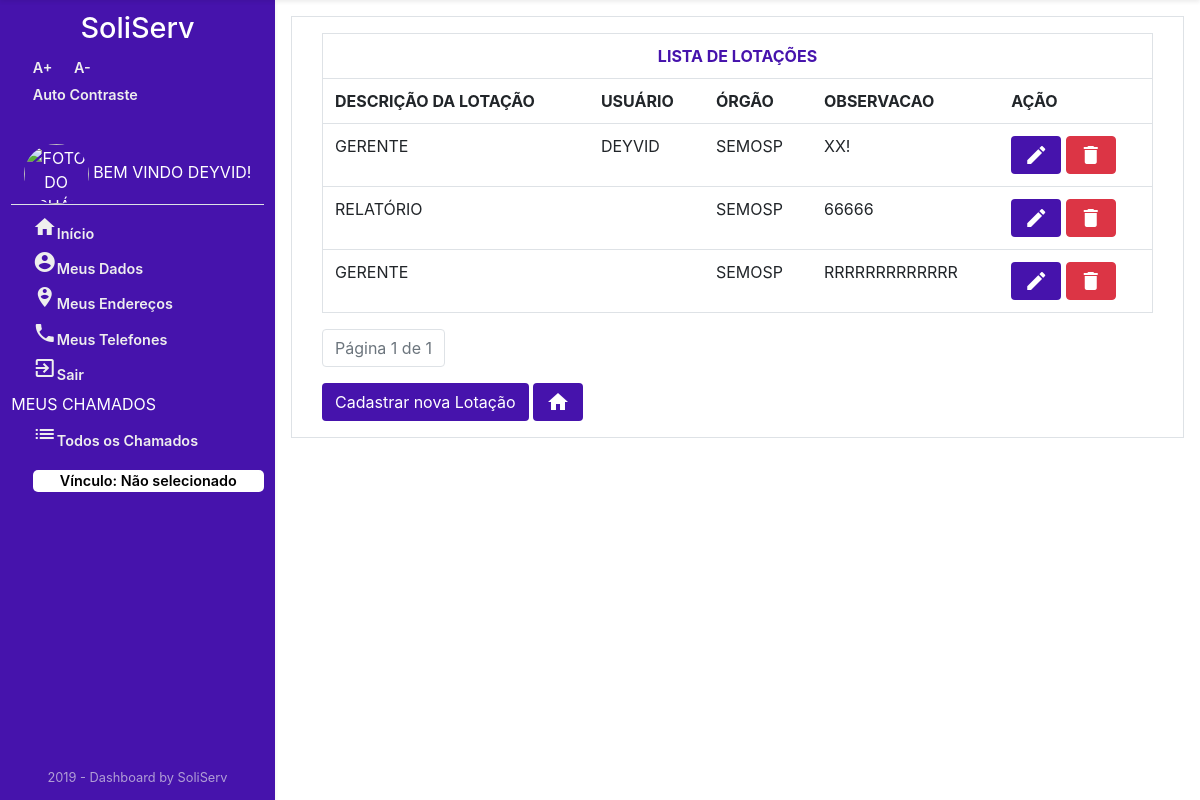
Page /Orgao/listarLotacoes/ (signed in) on the earlier database version.
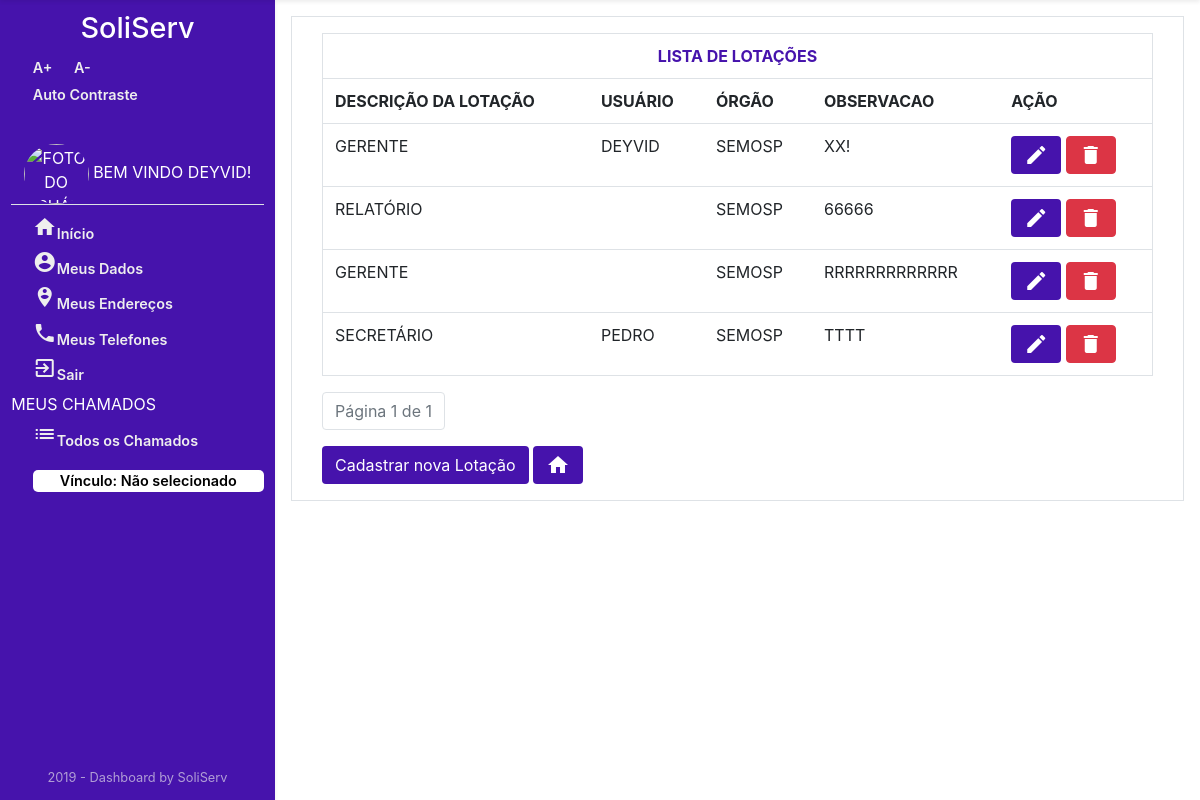
Same page on the later database version.
### Orgao/models.py (models this page shows, shortened)
class Lotacao(models.Model):
    observacao = models.CharField('OBSERVAÇÃO', max_length=45)
    idTipoLotacao = models.ForeignKey(
        TipoLotacao, on_delete=models.CASCADE, verbose_name="TIPO LOTAÇÃO")
    idUsuario = models.ForeignKey(
        User, on_delete=models.CASCADE, verbose_name="USUÁRIO")
    idOrgao = models.ForeignKey(
        Orgao, on_delete=models.CASCADE, verbose_name="ÓRGÃO")
    class Meta:
        verbose_name = "Lotacao"
        verbose_name_plural = "Lotacao"

class TipoLotacao(models.Model):
    descricao = models.CharField('DESCRIÇÃO', max_length=45)
    class Meta:
        verbose_name = "TipoLotacao"
        verbose_name_plural = "TiposLotacao"

class Orgao(models.Model):
    nomeOrgao = models.CharField('NOME ORGÃO', max_length=45)
    descricao = models.CharField('DESCRIÇÃO', max_length=100)
    emailOrgao = models.CharField('EMAIL ORGÃO', max_length=45)
    nomeResponsavelOrgao = models.CharField(
        'RESPONSÁVEL PELO ÓRGÃO', max_length=45)
    enderecoOrgao = models.CharField(
        'ENDERECO ORGÃO', max_length=45, default="")
    telefoneOrgao = models.IntegerField('TELEFONE ORGÃO')
    class Meta:
        verbose_name = "Orgao"
        verbose_name_plural = "Orgao"

### Orgao/views.py (the view)
# urls.py: path('listarLotacoes/', views.LotacaoList, name='lista_lotacao'),
def LotacaoList(request):
    if not request.user.has_perm('Lotacao.add_Lotacao'):
        return render(request, 'Orgao/bloqueioDeAcesso.html')
    else:
        if not request.user.is_authenticated:
            return render(request, 'Usuario/acessoNegado.html')
        else:
            lotacao_list = Lotacao.objects.all()
            paginator = Paginator(lotacao_list, 6)
            page = request.GET.get('page')
            lotacao_list = paginator.get_page(page)
            context = {'lotacao_list': lotacao_list}
            if not request.user.is_authenticated:
                return render(request, 'Usuario/acessoNegado.html')
            else:
                return render(request, 'Orgao/lotacaoList.html', context)

### Orgao/templates/Orgao/lotacaoList.html (shortened to what this page needs)
{% extends "sistemaDeGestaoDeServicosPublicos/index1.html" %}
{% block centro %}
<main id="Orgao" class="container border">
    <div class="container">
        {% block centroOrgao %}
        <form style="overflow-x: auto;">
            {% if lotacao_list %}
            <table class="table border mt-3">
                <tr>
                    <th colspan="6" class="text-center" style="color: #4613ac; text-transform: uppercase">Lista de
                        Lotações
                    </th>
                </tr>
                <tr>
                    <th>DESCRIÇÃO DA LOTAÇÃO</th>
                    <th>USUÁRIO</th>
                    <th>ÓRGÃO</th>
                    <th>OBSERVACAO</th>
                    <th>AÇÃO</th>
                </tr>
                {% for lotacao in lotacao_list %}
                <tr style="text-transform: uppercase">
                    <td>
                        <a>
                            {{lotacao.idTipoLotacao.descricao}}
                        </a>
                    </td>
                    <td>{{lotacao.idUsuario.first_name}}</td>
                    <td>{{lotacao.idOrgao.nomeOrgao}}</td>
                    <td>{{lotacao.observacao}}</td>
                    <td>
                            <a  href="{% url 'Orgao:lotacao_atualizar' lotacao.id %}" class="btn" style="background: #4613ac; color: white;" title="Editar Lotação">
                                    <i class="material-icons">edit</i>
                            </a>
                        <a  href="{% url 'Orgao:lotacao_deletar' lotacao.id %}" class="btn btn-danger" style="color: white;"title="Excluir Lotação">
                                <i class="material-icons">delete</i>
                        </a>
                    </td>
                </tr>
                {% endfor %}
                {% else %}
                <div class="alert alert-danger mt-3">
                    Não há Dados Cadastrados!
                </div>
                {% endif %}
            </table>
        </form>
        <nav aria-label="text-left pagination  ">
            <ul class="pagination ">
                <li class="page-item disabled">
                    <a class="page-link" href="#">
                        Página {{ lotacao_list.number }} de
                        {{ lotacao_list.paginator.num_pages }}
                    </a>
                </li>
            </ul>
        </nav>
        <a class="btn  mb-3" href="{% url 'Orgao:cadastro_Lotacao'%}" style="background: #4613ac; color: white;"
            title="cadastrar nova Lotação">
            Cadastrar nova Lotação
        </a>
        <a class="btn  mb-3" href="{% url 'Orgao:orgao_index'%}" style="background: #4613ac; color: white;"
            title="Voltar a HomePage">
            <i class="material-icons">home</i>
        </a>
</main>
{% endblock %}
</div>
{% endblock %}

Differences in the rows shown:
added Lotacao: idTipoLotacao.descricao "SECRETÁRIO", idUsuario.first_name "PEDRO", idOrgao.nomeOrgao "SEMOSP", observacao "TTTT"
